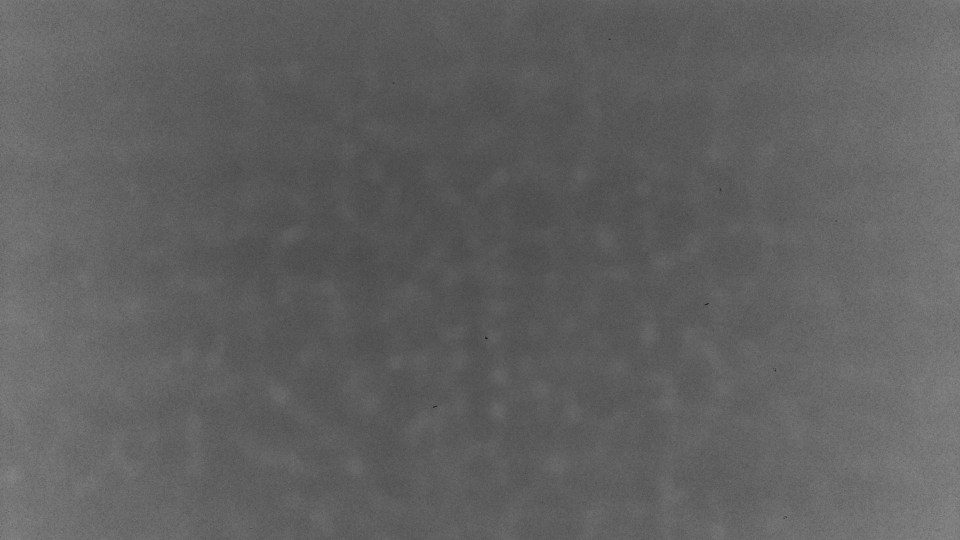
#> input picture bernat/from_camera/test12/0disk23.png, 1920 x 1080 px, given in place of h.png, which was not available (shown at 1/2 size); the run also reads 1 picture not shown here
$ jupyter execute --allow-errors test12.ipynb   (older library calls are emulated)   (text cells are left out)
#> lines starting #> are read from the running program, lines starting #| are printed output that depends on the picture; pictures that were not available may be replaced by others from this repository, and a replacement may not be noted
[cell 1]
import matplotlib.pyplot as plt
import matplotlib.image as mpimg
import numpy as np
import math
from skimage import draw
from scipy import signal
from PIL import Image

[cell 2]
global_factor = 4

def image_open(name):
#> called with name = 'h'
    location='from_camera/test12/'+name+'.png'
    image_im = Image.open(location)
#> image_im is the input picture: PIL image 1920x1080 RGBA; mean R, G, B, A 97.3, 96.3, 97.3, 255
    realsize=image_im.size
#> realsize = (1920, 1080)
    newsize=tuple(int(ti/global_factor) for ti in realsize)
#> newsize = (480, 270)
    image_im=image_im.resize(newsize,Image.ANTIALIAS)
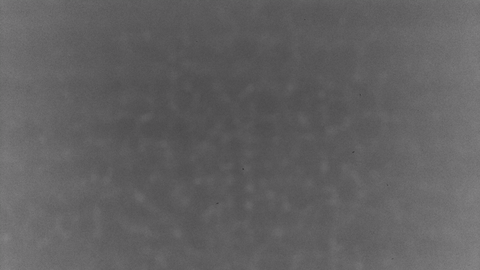
#> image_im: PIL image 480x270 RGBA; mean R, G, B, A 97.3, 96.3, 97.3, 255
    image_im = np.array(image_im,dtype=float)
#> image_im: shape (270, 480, 4) float64
    image_im = image_im[:, :, 0]
#> image_im: shape (270, 480) float64
    return image_im

[cell 3]
h = image_open('h') - image_open('background')
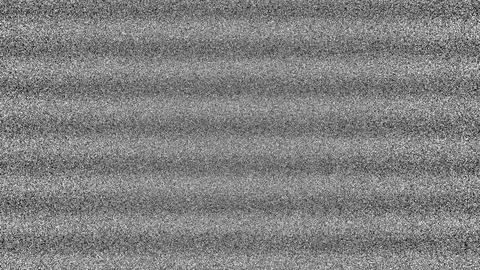
#> h: shape (270, 480) float64; min -14, max 14, mean 0.15; drawn with min black and max white
h -= h.mean()
plt.figure(figsize=(20,20))
plt.imshow(h,cmap='gray')
plt.savefig('resultats/test12/h.png', bbox_inches='tight')
plt.show()

plt.figure(figsize=(20,20))
plt.imshow(signal.fftconvolve(h,np.flip(h),mode='same'),cmap='gray')
plt.savefig('resultats/test12/h_auto.png', bbox_inches='tight')
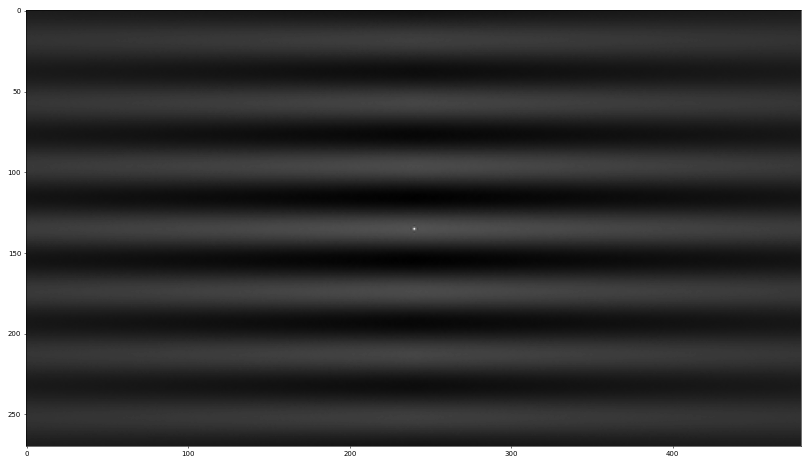
#> figure drawn by matplotlib, 1 panel

plt.show()

[cell 4]
numberImages = 20

def takeCapture(filename):
    out = np.zeros(h.shape)
    for i in range(numberImages):
        name = filename+str(i)
        out += image_open(name)
